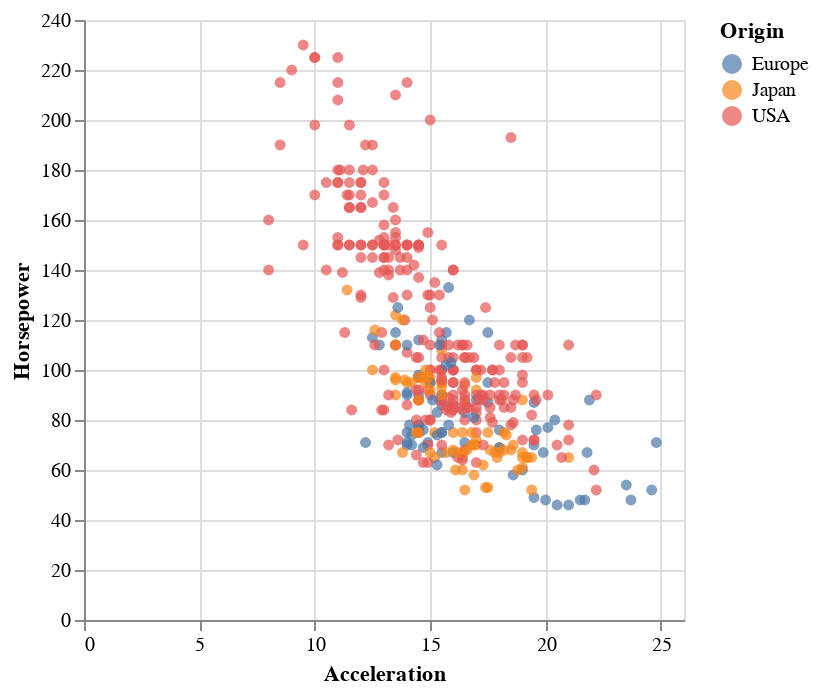

Notebook cell for this chart:
### Markdown cell above
**Q: can you create a 2D scatterplot with `Acceleration` and `Horsepower`? Use `Origin` for the colors.**

### Code cell
# YOUR SOLUTION HERE
alt.Chart(cars).mark_circle().encode(
    x='Acceleration',
    y='Horsepower',
    color='Origin'
)

### Figure 1 — Vega-Lite specification as saved in the notebook (floating-point values rounded to 4 significant figures; data arrays with more than 128 entries replaced by an {"elided": "..."} marker saying what was removed)
{"config": {"view": {"continuousWidth": 300, "continuousHeight": 300}}, "data": {"name": "data-583e73726c1545c56c203344161a975c"}, "mark": {"type": "circle"}, "encoding": {"color": {"field": "Origin", "type": "nominal"}, "x": {"field": "Acceleration", "type": "quantitative"}, "y": {"field": "Horsepower", "type": "quantitative"}}, "$schema": "https://vega.github.io/schema/vega-lite/v5.20.1.json", "datasets": {"data-583e73726c1545c56c203344161a975c": {"elided": "406 records"}}}
